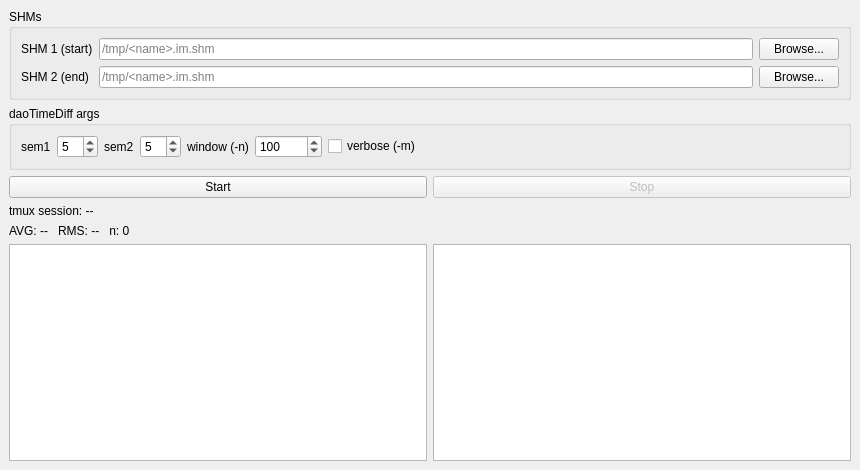
<?xml version="1.0" encoding="UTF-8"?>
<ui version="4.0">
 <class>MainWindow</class>
 <widget class="QMainWindow" name="MainWindow">
  <property name="geometry">
   <rect><x>0</x><y>0</y><width>860</width><height>470</height></rect>
  </property>
  <property name="windowTitle">
   <string>SHM Latency</string>
  </property>
  <widget class="QWidget" name="centralwidget">
   <layout class="QVBoxLayout" name="mainLayout">
    <item>
     <widget class="QGroupBox" name="shmGroup">
      <property name="title">
       <string>SHMs</string>
      </property>
      <layout class="QGridLayout" name="shmLayout">
       <item row="0" column="0">
        <widget class="QLabel" name="shm1Title">
         <property name="text"><string>SHM 1 (start)</string></property>
        </widget>
       </item>
       <item row="0" column="1">
        <widget class="QLineEdit" name="shm1Edit">
         <property name="placeholderText"><string>/tmp/&lt;name&gt;.im.shm</string></property>
        </widget>
       </item>
       <item row="0" column="2">
        <widget class="QPushButton" name="shm1BrowseButton">
         <property name="text"><string>Browse...</string></property>
        </widget>
       </item>
       <item row="1" column="0">
        <widget class="QLabel" name="shm2Title">
         <property name="text"><string>SHM 2 (end)</string></property>
        </widget>
       </item>
       <item row="1" column="1">
        <widget class="QLineEdit" name="shm2Edit">
         <property name="placeholderText"><string>/tmp/&lt;name&gt;.im.shm</string></property>
        </widget>
       </item>
       <item row="1" column="2">
        <widget class="QPushButton" name="shm2BrowseButton">
         <property name="text"><string>Browse...</string></property>
        </widget>
       </item>
      </layout>
     </widget>
    </item>
    <item>
     <widget class="QGroupBox" name="argsGroup">
      <property name="title">
       <string>daoTimeDiff args</string>
      </property>
      <layout class="QHBoxLayout" name="argsLayout">
       <item>
        <widget class="QLabel" name="sem1Title">
         <property name="text"><string>sem1</string></property>
        </widget>
       </item>
       <item>
        <widget class="QSpinBox" name="sem1Spin">
         <property name="minimum"><number>0</number></property>
         <property name="maximum"><number>15</number></property>
         <property name="value"><number>5</number></property>
        </widget>
       </item>
       <item>
        <widget class="QLabel" name="sem2Title">
         <property name="text"><string>sem2</string></property>
        </widget>
       </item>
       <item>
        <widget class="QSpinBox" name="sem2Spin">
         <property name="minimum"><number>0</number></property>
         <property name="maximum"><number>15</number></property>
         <property name="value"><number>5</number></property>
        </widget>
       </item>
       <item>
        <widget class="QLabel" name="popSizeTitle">
         <property name="text"><string>window (-n)</string></property>
        </widget>
       </item>
       <item>
        <widget class="QSpinBox" name="popSizeSpin">
         <property name="minimum"><number>2</number></property>
         <property name="maximum"><number>100000</number></property>
         <property name="value"><number>100</number></property>
        </widget>
       </item>
       <item>
        <widget class="QCheckBox" name="moreInfoCheck">
         <property name="text"><string>verbose (-m)</string></property>
         <property name="toolTip">
          <string>Ask daoTimeDiff to also print frame IDs / diff / negative-timestamp counter in its tmux session</string>
         </property>
        </widget>
       </item>
       <item>
        <spacer name="argsSpacer">
         <property name="orientation"><enum>Qt::Horizontal</enum></property>
         <property name="sizeHint" stdset="0">
          <size><width>40</width><height>20</height></size>
         </property>
        </spacer>
       </item>
      </layout>
     </widget>
    </item>
    <item>
     <layout class="QHBoxLayout" name="buttonLayout">
      <item>
       <widget class="QPushButton" name="startButton">
        <property name="text"><string>Start</string></property>
       </widget>
      </item>
      <item>
       <widget class="QPushButton" name="stopButton">
        <property name="text"><string>Stop</string></property>
        <property name="enabled"><bool>false</bool></property>
       </widget>
      </item>
     </layout>
    </item>
    <item>
     <widget class="QLabel" name="sessionLabel">
      <property name="text"><string>tmux session: --</string></property>
      <property name="wordWrap"><bool>true</bool></property>
     </widget>
    </item>
    <item>
     <widget class="QLabel" name="statsLabel">
      <property name="text"><string>AVG: --   RMS: --   n: 0</string></property>
     </widget>
    </item>
    <item>
     <layout class="QHBoxLayout" name="plotsLayout">
      <item>
       <widget class="GraphicsView" name="plotWidget"/>
      </item>
      <item>
       <widget class="GraphicsView" name="histWidget"/>
      </item>
     </layout>
    </item>
   </layout>
  </widget>
 </widget>
 <customwidgets>
  <customwidget>
   <class>GraphicsView</class>
   <extends>QGraphicsView</extends>
   <header>pyqtgraph</header>
  </customwidget>
 </customwidgets>
 <resources/>
 <connections/>
</ui>
